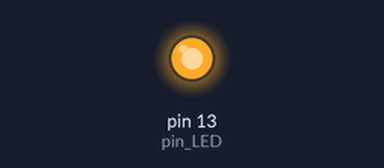
Bench run of a sketch on a simulated Arduino Uno, built with avr-gcc and run on an emulated ATmega328P. On the bench: output pins drawn as LEDs (lit = HIGH).

Above: at 0.2 s.
At 6.0 s:
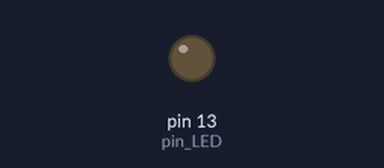
Timing chart, 0 to 9.1 s (numbered marks = the images above):
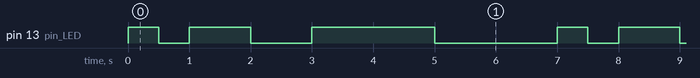

Measured:
- by itself, pin 13 (pin_LED): repeats every 7.0 s: LOW 0.50 s, HIGH 1.0 s, LOW 1.0 s, HIGH 2.0 s, LOW 2.0 s, HIGH 0.50 s
- by itself, everything shown: repeats every 7.0 s, in 6 steps

The sketch:

ex04_led.ino
```cpp
int pin_LED = 13;

void blink(int pin, long time){
  digitalWrite(pin, HIGH);
  delay(time);
  digitalWrite(pin, LOW);
  delay(time);
}

void setup() {
  // put your setup code here, to run once:
  pinMode(pin_LED, OUTPUT);
}

void loop() {
  // put your main code here, to run repeatedly:
  blink(pin_LED, 500);
  blink(pin_LED, 1000);
  blink(pin_LED, 2000);
}
```
